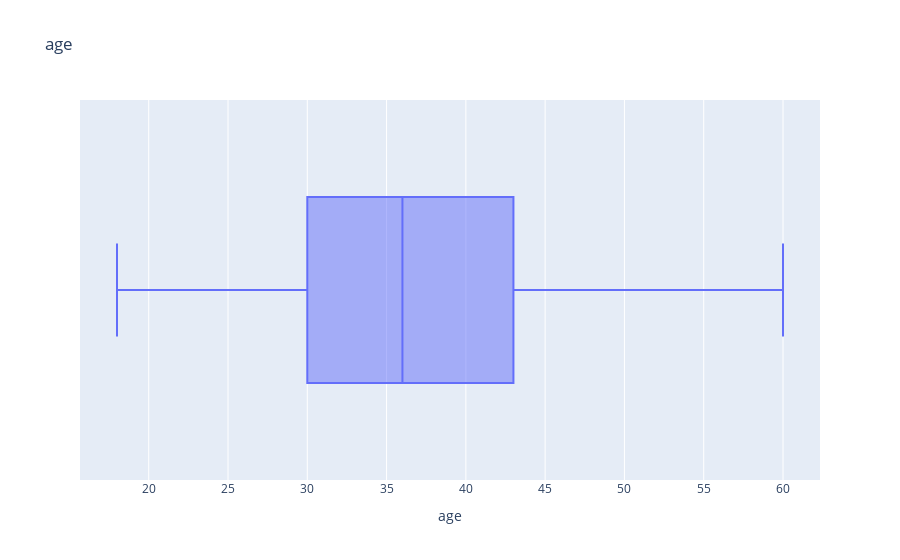
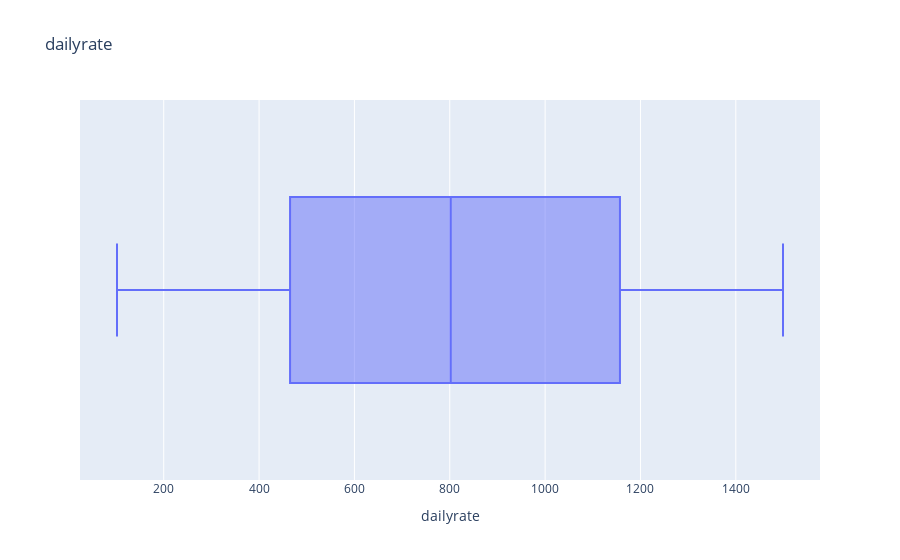
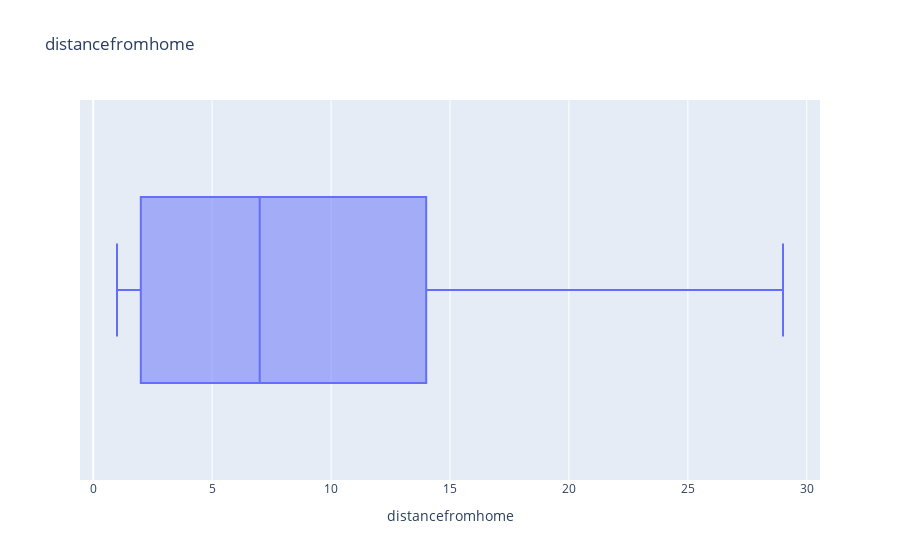
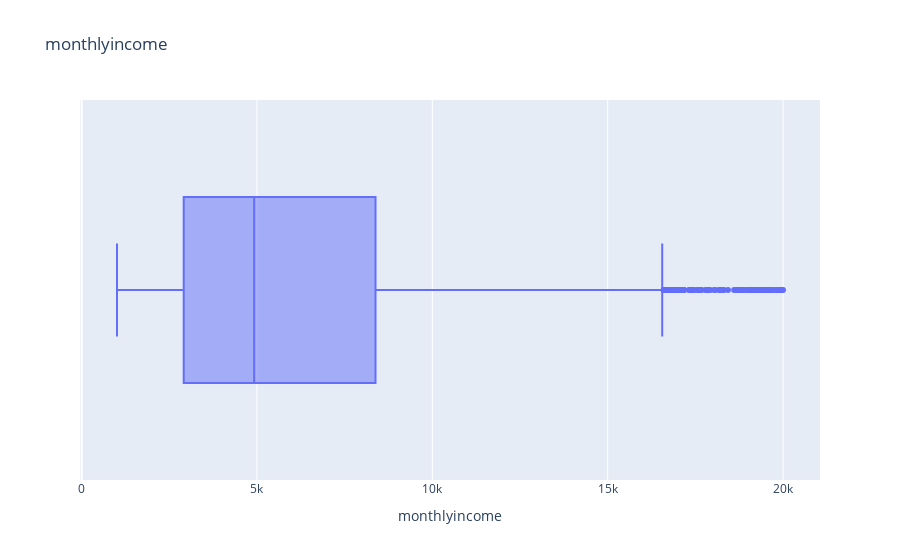

Notebook code for these charts, in order:
### Code cell
for i in num_con.columns:
    px.box(num_con,x = i,title=i,orientation='h').show()

### Figure 1 — Plotly figure (JSON) as saved in the notebook; plotly's stock layout.template omitted (floating-point values rounded to 4 significant figures; data arrays with more than 128 entries replaced by an {"elided": "..."} marker saying what was removed)
{"data": [{"alignmentgroup": "True", "hovertemplate": "age=%{x}<extra></extra>", "legendgroup": "", "marker": {"color": "#636efa"}, "name": "", "notched": false, "offsetgroup": "", "orientation": "h", "showlegend": false, "type": "box", "x": {"elided": "1470 int values"}, "x0": " ", "xaxis": "x", "y0": " ", "yaxis": "y"}], "layout": {"boxmode": "group", "legend": {"tracegroupgap": 0}, "title": {"text": "age"}, "xaxis": {"anchor": "y", "domain": [0, 1], "title": {"text": "age"}}, "yaxis": {"anchor": "x", "domain": [0, 1]}}}

### Figure 2 — Plotly figure (JSON) as saved in the notebook; plotly's stock layout.template omitted (floating-point values rounded to 4 significant figures; data arrays with more than 128 entries replaced by an {"elided": "..."} marker saying what was removed)
{"data": [{"alignmentgroup": "True", "hovertemplate": "dailyrate=%{x}<extra></extra>", "legendgroup": "", "marker": {"color": "#636efa"}, "name": "", "notched": false, "offsetgroup": "", "orientation": "h", "showlegend": false, "type": "box", "x": {"elided": "1470 int values"}, "x0": " ", "xaxis": "x", "y0": " ", "yaxis": "y"}], "layout": {"boxmode": "group", "legend": {"tracegroupgap": 0}, "title": {"text": "dailyrate"}, "xaxis": {"anchor": "y", "domain": [0, 1], "title": {"text": "dailyrate"}}, "yaxis": {"anchor": "x", "domain": [0, 1]}}}

### Figure 3 — Plotly figure (JSON) as saved in the notebook; plotly's stock layout.template omitted (floating-point values rounded to 4 significant figures; data arrays with more than 128 entries replaced by an {"elided": "..."} marker saying what was removed)
{"data": [{"alignmentgroup": "True", "hovertemplate": "distancefromhome=%{x}<extra></extra>", "legendgroup": "", "marker": {"color": "#636efa"}, "name": "", "notched": false, "offsetgroup": "", "orientation": "h", "showlegend": false, "type": "box", "x": {"elided": "1470 int values"}, "x0": " ", "xaxis": "x", "y0": " ", "yaxis": "y"}], "layout": {"boxmode": "group", "legend": {"tracegroupgap": 0}, "title": {"text": "distancefromhome"}, "xaxis": {"anchor": "y", "domain": [0, 1], "title": {"text": "distancefromhome"}}, "yaxis": {"anchor": "x", "domain": [0, 1]}}}

### Figure 4 — Plotly figure (JSON) as saved in the notebook; plotly's stock layout.template omitted (floating-point values rounded to 4 significant figures; data arrays with more than 128 entries replaced by an {"elided": "..."} marker saying what was removed)
{"data": [{"alignmentgroup": "True", "hovertemplate": "monthlyincome=%{x}<extra></extra>", "legendgroup": "", "marker": {"color": "#636efa"}, "name": "", "notched": false, "offsetgroup": "", "orientation": "h", "showlegend": false, "type": "box", "x": {"elided": "1470 int values"}, "x0": " ", "xaxis": "x", "y0": " ", "yaxis": "y"}], "layout": {"boxmode": "group", "legend": {"tracegroupgap": 0}, "title": {"text": "monthlyincome"}, "xaxis": {"anchor": "y", "domain": [0, 1], "title": {"text": "monthlyincome"}}, "yaxis": {"anchor": "x", "domain": [0, 1]}}}
